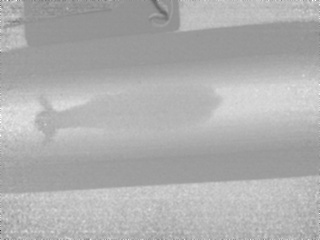
#> input picture analytics/imgs/target.jpg, 320 x 240 px
$ jupyter execute segmentation.ipynb
#> lines starting #> are read from the running program, lines starting #| are printed output that depends on the picture; after the words box and inside, x2 and y2 are one past the last pixel; in counts of white or black regions, pixels touching at a corner belong together
# Segmentation

Tasting ... Now, segmenting based on background removal!

[cell 1]
import numpy as np
import matplotlib.pyplot as plt

from skimage import measure, morphology
from skimage.io import imread, imshow, imsave

[cell 2]
def adjust_scale(img, k=255):
    fm = img - img.min()
    return np.rint(k * (fm / fm.max())).astype(np.uint8)

def erosao(f, elemento):
    shape = f.shape
    index = elemento.shape[0] // 2

    g = np.zeros(shape)

    for i in range(index, shape[0]-index):
        for j in range(index, shape[1]-index):
            neigbors = f[i-index:i+index+1, j-index:j+index+1]
            if (neigbors * elemento).sum() == elemento.sum():
                g[i, j] = f[i, j]
    return g


def dilatacao(f, elemento):
    index = elemento.shape[0] // 2

    g = np.zeros((f.shape[0]+2*index, f.shape[1]+2*index))

    f_ = np.zeros((f.shape[0]+2*index, f.shape[1]+2*index))
    f_[index:-index, index:-index] = f

    for i in range(index, f_.shape[0]-index):
        for j in range(index, f_.shape[1]-index):
            neigbors = f_[i-index:i+index+1, j-index:j+index+1]
            if (neigbors * elemento).sum() > 0:
                g[i, j] = 1
    r = g[index:-index, index:-index]
    return r


def abertura(f, elemento):
    return dilatacao(erosao(f, elemento), elemento)


def fechamento(f, elemento):
    return erosao(dilatacao(f, elemento), elemento)

[cell 3]
target = imread('imgs/target.jpg')
#> target is the input picture: shape (240, 320); min 56, max 255, mean 175
backgr = imread('imgs/background.jpg')
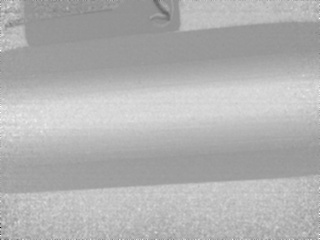
#> input picture analytics/imgs/background.jpg, 320 x 240 px
#> backgr is the input picture: shape (240, 320); min 16, max 255, mean 177.8

[cell 4]
mask = np.zeros(target.shape)
for i in range(target.shape[0]):
    for j in range(target.shape[1]):
        if abs(target[i,j] - backgr[i,j]) < 250:
            mask[i,j] = 1
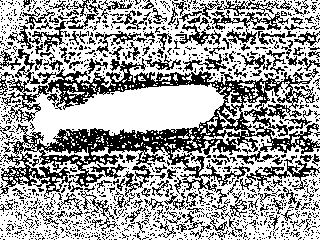
#> mask: shape (240, 320) float64; values 0 (black) and 1 (white), 63.3% white; black in thin lines or dots
imshow(mask)

[cell 5]
imagem_binaria = abertura(mask, elemento=np.array([
            [0, 1, 0],
            [1, 1, 1],
            [0, 1, 0]
        ]))
#> after the loop in erosao, `for i in range(index, shape[0]-index):`:
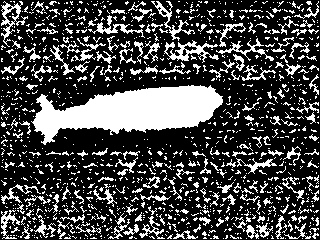
#> g: shape (240, 320) float64; values 0 (black) and 1 (white), 27.4% white; 1179 white regions (1006 under 20 px), largest, box (x1, y1, x2, y2) and area: (31, 85, 223, 145) 6384, (164, 40, 219, 63) 458, (1, 1, 28, 47) 343
#> in dilatacao, `f_[index:-index, index:-index] = f`:
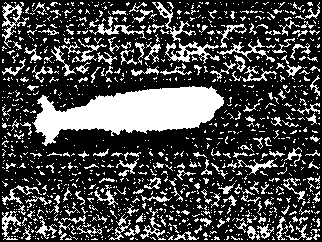
#> f_: shape (242, 322) float64; values 0 (black) and 1 (white), 27% white; 1179 white regions (1006 under 20 px), largest, box (x1, y1, x2, y2) and area: (32, 86, 224, 146) 6384, (165, 41, 220, 64) 458, (2, 2, 29, 48) 343
#> after the loop in dilatacao, `for i in range(index, f_.shape[0]-index):`:
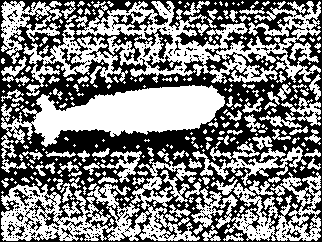
#> g: shape (242, 322) float64; values 0 (black) and 1 (white), 50.3% white; 256 black regions (239 under 20 px), largest, box (x1, y1, x2, y2) and area: (0, 0, 322, 242) 36734, (111, 11, 153, 31) 324, (146, 55, 182, 71) 229
imshow(imagem_binaria)
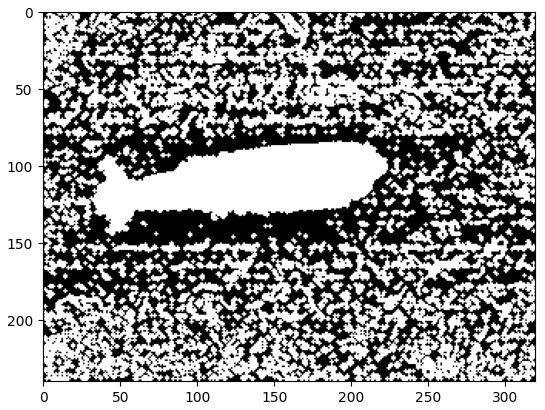
#> figure drawn by matplotlib, 1 panel

[cell 6]
# Rotular componentes conectados
labels = measure.label(imagem_binaria, connectivity=1)
#> imagem_binaria: shape (240, 320) float64; values 0 (black) and 1 (white), 51% white; 344 black regions (310 under 20 px)

# Medir a área de cada componente
props = measure.regionprops(labels)
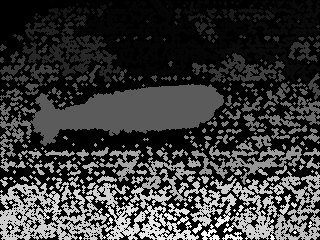
#> labels: shape (240, 320) int64; min 0, max 479, mean 107.4; drawn with min black and max white

# Encontrar a região com a maior área
maior_area = max(props, key=lambda x: x.area)
print(maior_area.label)
#| 171
# Criar uma máscara para a maior região
maior_area_mascara = (labels == maior_area.label)

# Mostrar a imagem original e a maior área
fig, ax = plt.subplots(1, 2, figsize=(12, 6))
ax[0].imshow(mask, cmap='gray')
ax[0].set_title('Imagem Original')
ax[0].axis('off')

ax[1].imshow(maior_area_mascara, cmap='gray')
ax[1].set_title('Maior Área de Mesma Intensidade')
ax[1].axis('off')

plt.tight_layout()
plt.show()
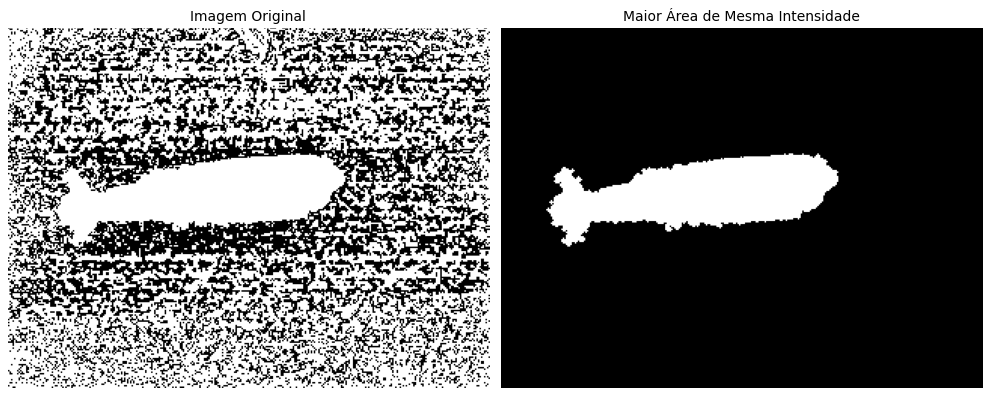
#> figure drawn by matplotlib, 2 panels

[cell 7]
imsave('imgs/segmented.jpg', target * maior_area_mascara)
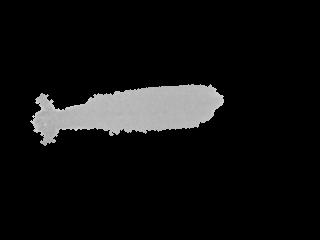
#> saved as segmented.jpg: shape (240, 320); min 0, max 229, mean 16.6

[cell 8]
imshow(target * maior_area_mascara, cmap='jet')
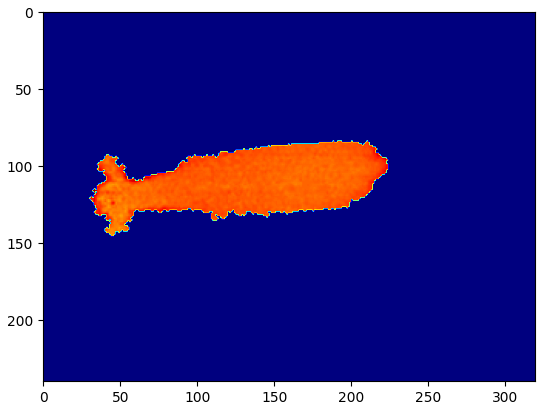
#> figure drawn by matplotlib, 1 panel
